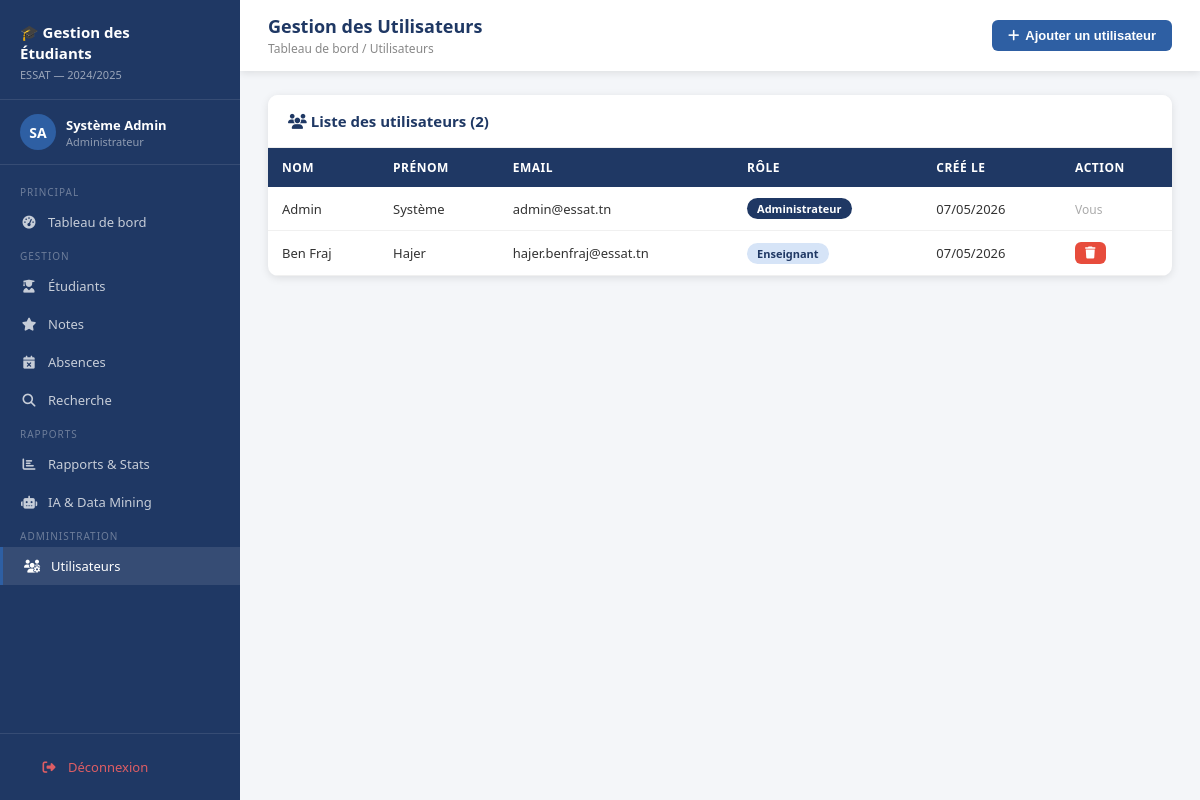
The page /utilisateurs.php (signed in) on the database its author committed.
### tables this page shows
CREATE TABLE utilisateurs (
    id INT AUTO_INCREMENT PRIMARY KEY,
    nom VARCHAR(100) NOT NULL,
    prenom VARCHAR(100) NOT NULL,
    email VARCHAR(150) NOT NULL UNIQUE,
    mot_de_passe VARCHAR(255) NOT NULL,
    role ENUM('admin', 'enseignant') NOT NULL DEFAULT 'enseignant',
    created_at TIMESTAMP DEFAULT CURRENT_TIMESTAMP
);

### auth.php (called while the page is built, shortened)
<?php
function currentUser(): array {
    return [
        'id'     => $_SESSION['user_id']     ?? null,
        'nom'    => $_SESSION['user_nom']    ?? '',
        'prenom' => $_SESSION['user_prenom'] ?? '',
        'role'   => $_SESSION['role']        ?? '',
    ];
}

### utilisateurs.php (the view, shortened to what this page needs)
<?php
require_once '../includes/auth.php';
require_once '../includes/db.php';
$utilisateurs = $pdo->query("SELECT * FROM utilisateurs ORDER BY role, nom")->fetchAll();
?>
<!DOCTYPE html>
<html lang="fr">
<head>
    <link rel="stylesheet" href="../css/style.css">
    <link rel="stylesheet" href="https://cdnjs.cloudflare.com/ajax/libs/font-awesome/6.4.0/css/all.min.css">
</head>
<body>
<?php require_once '../includes/sidebar.php'; ?>
<div class="main">
    <div class="topbar">
        <div><h1>Gestion des Utilisateurs</h1><div class="breadcrumb">Tableau de bord / Utilisateurs</div></div>
        <button class="btn btn-primary" onclick="toggleForm('form-user')"><i class="fas fa-plus"></i> Ajouter un utilisateur</button>
    </div>
    <div class="content">
        <div class="card">
            <div class="card-header"><h3><i class="fas fa-users"></i> Liste des utilisateurs (<?= count($utilisateurs) ?>)</h3></div>
            <div class="card-body" style="padding:0;">
                <table>
                    <thead><tr><th>Nom</th><th>Prénom</th><th>Email</th><th>Rôle</th><th>Créé le</th><th>Action</th></tr></thead>
                    <tbody>
                    <?php foreach ($utilisateurs as $u): ?>
                    <tr>
                        <td><?= htmlspecialchars($u['nom']) ?></td>
                        <td><?= htmlspecialchars($u['prenom']) ?></td>
                        <td><?= htmlspecialchars($u['email']) ?></td>
                        <td><span class="badge <?= $u['role']==='admin'?'badge-admin':'badge-info' ?>"><?= $u['role']==='admin'?'Administrateur':'Enseignant' ?></span></td>
                        <td><?= date('d/m/Y', strtotime($u['created_at'])) ?></td>
                        <td>
                            <?php if ($u['id'] !== currentUser()['id']): ?>
                            <a href="utilisateurs.php?supprimer=<?= $u['id'] ?>" class="btn btn-danger btn-sm"
                               onclick="return confirm('Supprimer cet utilisateur ?')"><i class="fas fa-trash"></i></a>
                            <?php else: ?>
                            <span style="color:#aaa;font-size:12px;">Vous</span>
                            <?php endif; ?>
                        </td>
                    </tr>
                    <?php endforeach; ?>
                    </tbody>
                </table>
            </div>
        </div>
    </div>
</div>
</body>
</html>

### sidebar.php (shortened to what this page needs)
<?php
require_once __DIR__ . '/auth.php';
$u = currentUser();
$role = $u['role'];
$initiales = strtoupper(substr($u['prenom'],0,1) . substr($u['nom'],0,1));
$base = $role === 'admin' ? '../admin/' : '../enseignant/';
$cur  = basename($_SERVER['PHP_SELF']);
function active($page) { global $cur; return $cur === $page ? 'active' : ''; }
?>
<div class="sidebar">
    <div class="sidebar-brand">
        <h2>🎓 Gestion des<br>Étudiants</h2>
        <small>ESSAT — 2024/2025</small>
    </div>
    <div class="sidebar-user">
        <div class="avatar"><?= $initiales ?></div>
        <div class="info">
            <div class="name"><?= htmlspecialchars($u['prenom'] . ' ' . $u['nom']) ?></div>
            <div class="role"><?= $role === 'admin' ? 'Administrateur' : 'Enseignant' ?></div>
        </div>
    </div>
    <nav>
        <div class="nav-section">Principal</div>
        <a href="<?= $base ?>dashboard.php" class="nav-link <?= active('dashboard.php') ?>">
            <i class="fas fa-tachometer-alt"></i> Tableau de bord
        </a>
        <?php if ($role === 'admin'): ?>
        <div class="nav-section">Gestion</div>
        <a href="<?= $base ?>etudiants.php" class="nav-link <?= active('etudiants.php') ?>">
            <i class="fas fa-user-graduate"></i> Étudiants
        </a>
        <a href="<?= $base ?>notes.php" class="nav-link <?= active('notes.php') ?>">
            <i class="fas fa-star"></i> Notes
        </a>
        <a href="<?= $base ?>absences.php" class="nav-link <?= active('absences.php') ?>">
            <i class="fas fa-calendar-times"></i> Absences
        </a>
        <a href="<?= $base ?>recherche.php" class="nav-link <?= active('recherche.php') ?>">
            <i class="fas fa-search"></i> Recherche
        </a>
        <div class="nav-section">Rapports</div>
        <a href="<?= $base ?>rapports.php" class="nav-link <?= active('rapports.php') ?>">
            <i class="fas fa-chart-bar"></i> Rapports & Stats
        </a>
        <a href="<?= $base ?>ia_datamining.php" class="nav-link <?= active('ia_datamining.php') ?>"><i class="fas fa-robot"></i> IA & Data Mining</a>
        <div class="nav-section">Administration</div>
        <a href="<?= $base ?>utilisateurs.php" class="nav-link <?= active('utilisateurs.php') ?>">
            <i class="fas fa-users-cog"></i> Utilisateurs
        </a>
        <?php endif; ?>
    </nav>
    <div class="sidebar-footer">
        <a href="../logout.php" class="nav-link" style="color:rgba(255,100,100,0.85);">
            <i class="fas fa-sign-out-alt"></i> Déconnexion
        </a>
    </div>
</div>

### style.css (style rules this page uses)
:root { --navy: #1F3864; --blue: #2E5FA3; --lblue: #D6E4F7; --green: #27ae60; --red: #e74c3c; --orange: #f39c12; --grey: #f4f6f9; --white: #ffffff; --text: #333333; --shadow: 0 2px 8px rgba(0,0,0,0.10); }
* { box-sizing: border-box; margin: 0; padding: 0; }
body { font-family: 'Segoe UI', Tahoma, Geneva, Verdana, sans-serif; background: var(--grey); color: var(--text); font-size: 14px; }
.sidebar { position: fixed; top: 0; left: 0; width: 240px; height: 100vh; background: var(--navy); display: flex; flex-direction: column; z-index: 100; overflow-y: auto; }
.sidebar-brand { padding: 22px 20px 16px; border-bottom: 1px solid rgba(255,255,255,0.1); }
.sidebar-brand h2 { color: #fff; font-size: 15px; font-weight: 700; line-height: 1.4; }
.sidebar-brand small { color: rgba(255,255,255,0.55); font-size: 11px; }
.sidebar-user { padding: 14px 20px; border-bottom: 1px solid rgba(255,255,255,0.1); display: flex; align-items: center; gap: 10px; }
.sidebar-user .avatar { width: 36px; height: 36px; border-radius: 50%; background: var(--blue); display: flex; align-items: center; justify-content: center; color: #fff; font-weight: 700; font-size: 14px; }
.sidebar-user .info { flex: 1; }
.sidebar-user .info .name { color: #fff; font-size: 13px; font-weight: 600; }
.sidebar-user .info .role { color: rgba(255,255,255,0.5); font-size: 11px; }
.sidebar nav { flex: 1; padding: 12px 0; }
.nav-section { padding: 8px 20px 4px; color: rgba(255,255,255,0.35); font-size: 10px; text-transform: uppercase; letter-spacing: 1px; }
.nav-link { display: flex; align-items: center; gap: 10px; padding: 10px 20px; color: rgba(255,255,255,0.75); text-decoration: none; transition: all 0.2s; font-size: 13px; }
.nav-link:hover, .nav-link.active { background: rgba(255,255,255,0.1); color: #fff; border-left: 3px solid var(--blue); }
.nav-link i { width: 18px; text-align: center; }
.sidebar-footer { padding: 14px 20px; border-top: 1px solid rgba(255,255,255,0.1); }
.main { margin-left: 240px; min-height: 100vh; display: flex; flex-direction: column; }
.topbar { background: var(--white); padding: 14px 28px; display: flex; align-items: center; justify-content: space-between; box-shadow: var(--shadow); position: sticky; top: 0; z-index: 50; }
.topbar h1 { font-size: 18px; font-weight: 700; color: var(--navy); }
.topbar .breadcrumb { font-size: 12px; color: #888; margin-top: 2px; }
.content { padding: 24px 28px; flex: 1; }
.card { background: var(--white); border-radius: 10px; box-shadow: var(--shadow); margin-bottom: 24px; overflow: hidden; }
.card-header { padding: 16px 20px; border-bottom: 1px solid #eee; display: flex; align-items: center; justify-content: space-between; background: var(--white); }
.card-header h3 { font-size: 15px; font-weight: 700; color: var(--navy); }
.card-body { padding: 20px; }
table { width: 100%; border-collapse: collapse; }
thead th { background: var(--navy); color: #fff; padding: 11px 14px; font-size: 12px; text-transform: uppercase; letter-spacing: 0.5px; text-align: left; }
tbody tr { border-bottom: 1px solid #f0f0f0; transition: background 0.15s; }
tbody td { padding: 11px 14px; font-size: 13px; }
.badge { display: inline-block; padding: 3px 10px; border-radius: 20px; font-size: 11px; font-weight: 600; }
.badge-info { background: var(--lblue); color: var(--navy); }
.badge-admin { background: var(--navy); color: #fff; }
.btn { display: inline-flex; align-items: center; gap: 6px; padding: 8px 16px; border-radius: 6px; border: none; font-size: 13px; font-weight: 600; cursor: pointer; text-decoration: none; transition: all 0.2s; }
.btn-primary { background: var(--blue); color: #fff; }
.btn-danger { background: var(--red); color: #fff; }
.btn-sm { padding: 5px 10px; font-size: 12px; }

### rows shown on the page
utilisateurs: initiales "SA", prenom+nom "Système Admin", nom "Admin", prenom "Système", email "admin@essat.tn", role "Administrateur", created_at "07/05/2026", shows "Vous"
utilisateurs: nom "Ben Fraj", prenom "Hajer", email "hajer.benfraj@essat.tn", role "Enseignant", created_at "07/05/2026"

### other values the page prints
count($utilisateurs) "2"
